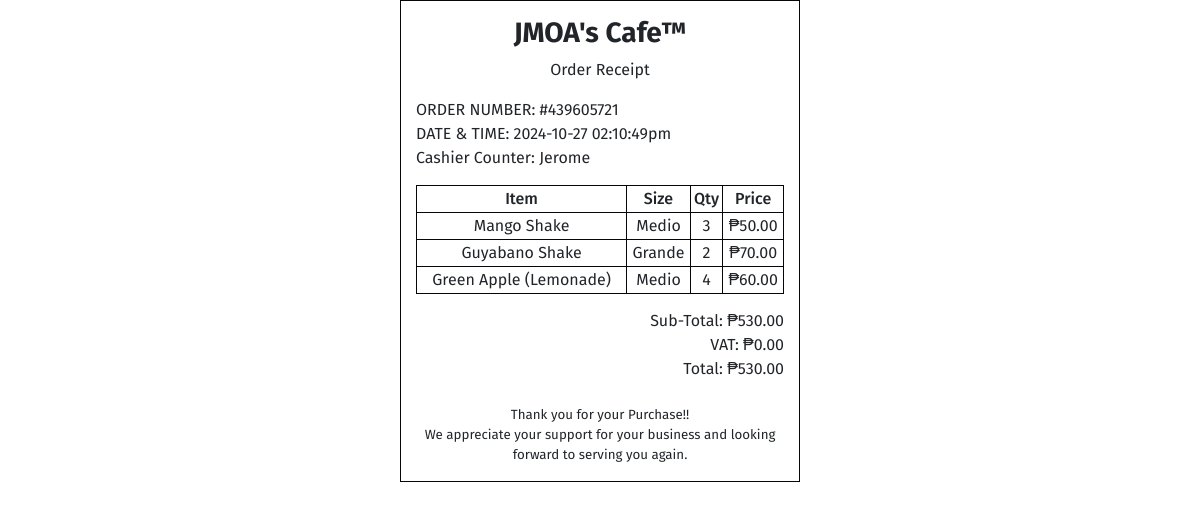
Page /admin/receipt/index.php?id=17&order_number=439605721 (signed in) on the committed database.
### tables this page shows
CREATE TABLE `for_payment` (
  `id` int(11) NOT NULL,
  `order_number` varchar(255) NOT NULL,
  `order_products` varchar(1000) NOT NULL,
  `order_type` varchar(255) NOT NULL,
  `order_date` date NOT NULL,
  `order_time` varchar(255) NOT NULL,
  `order_status` varchar(255) NOT NULL
);

### admin/receipt/index.php (the view, shortened to what this page needs)
<?php
  include('../../utils/connections.php');
?>
<!DOCTYPE html>
<html lang="en">
  <head>
    <link
      href="https://cdn.jsdelivr.net/npm/bootstrap@5.3.3/dist/css/bootstrap.min.css"
      rel="stylesheet"
    >
    <link href="https://cdn.datatables.net/2.0.5/css/dataTables.bootstrap5.css" rel="stylesheet">
    <link rel="stylesheet" href="../../assets/css/global.css" />
    <link rel="stylesheet" href="./css/index.css" />
  </head>
  <body>
    <?php
      $order_number = '';
      $order_date = '';
      $order_time = '';
      $order_prices = 0;
      if (isset($_GET['id'])) {
        $order_id = intval($_GET['id']);
        $fetch_query = "SELECT * FROM `for_payment` WHERE id = ".$order_id." LIMIT 1";
        $result = $conn->query($fetch_query);
        if ($result->num_rows > 0) {
          $row = $result->fetch_assoc();
          $order_number = $row['order_number'];
          $order_date = $row['order_date'];
          $order_time = $row['order_time'];
        }
      }
    ?>
    <div class="container">
      <div id="printable-area" class="div-print-area">
        <h3 class="h2-form-title fira-sans-bold" style="text-align: center;">JMOA's Cafe&trade;</h3>
        <p class="fira-sans-regular" style="text-align: center;">Order Receipt</p>
        <p class="fira-sans-regular" style="margin-bottom: 0px !important;">
          ORDER NUMBER:&nbsp;#<?php echo $order_number; ?>
        </p>
        <p class="fira-sans-regular" style="margin-bottom: 0px !important;">
          DATE & TIME: <?php echo $order_date.' '.$order_time; ?>
        </p>
        <p class="fira-sans-regular" style="margin-bottom: 0px !important;">
          Cashier Counter: <?php echo $_SESSION['first_name']; ?>
        </p>
        <table width="100%" style="margin-top: 15px;">
          <thead>
            <th>Item</th>
            <th>Size</th>
            <th>Qty</th>
            <th>Price</th>
          <thead>
          <tbody>
            <?php
              if (isset($_GET['id'])) {
                $order_id = intval($_GET['id']);
                $fetch_query = "SELECT * FROM `for_payment` WHERE id = ".$order_id." LIMIT 1";
                $result = $conn->query($fetch_query);
                if ($result->num_rows > 0) {
                  $row = $result->fetch_assoc();
                  $order_products = $row['order_products'];
                  $d_order = json_decode($order_products, true);
                  foreach ($d_order as $order) {
                    $item = $order['item'];
                    $price = intval($order['price']);
                    $quantity = intval($order['quantity']);
                    $size = $order['size'];
                    $order_prices += ($price * $quantity);
                    echo '
                      <tr>
                        <td>'.$item.'</td>
                        <td>'.$size.'</td>
                        <td>'.$quantity.'</td>
                        <td>₱'.number_format($price, 2).'</td>
                      </tr>
                    ';
                  }
                }
              }
            ?>
          </tbody>
        </table>
        <div style="margin-top: 15px;"><div>
        <p class="fira-sans-regular" style="margin-bottom: 0px !important; text-align: right;">
          Sub-Total: ₱<?php echo number_format($order_prices, 2); ?>
        </p>
        <p class="fira-sans-regular" style="margin-bottom: 0px !important; text-align: right;">
          VAT: ₱<?php echo number_format(0, 2); ?>
        </p>
        <p class="fira-sans-regular" style="margin-bottom: 0px !important; text-align: right;">
          Total: ₱<?php echo number_format($order_prices, 2); ?>
        </p>
        <div style="margin-top: 25px;"><div>
        <p class="fira-sans-regular size-10" style="margin-bottom: 0px !important; text-align: center;">
          Thank you for your Purchase!!
        </p>
        <p class="fira-sans-regular size-10" style="margin-bottom: 0px !important; text-align: center;">
          We appreciate your support for your business and looking forward to serving you again.
        </p>
      </div>
    </div>
  </body>
</html>

### assets/css/global.css (style rules this page uses)
* { margin: 0; }
:root { --medium-yellow: #ffcd60; --light-yellow: #fee893; --medium-dark: #181f29; --dark: #06050a; --brown: #594837; --white: #ffffff; }
.fira-sans-regular { font-family: "Fira Sans", sans-serif; font-weight: 400; font-style: normal; }
.fira-sans-bold { font-family: "Fira Sans", sans-serif; font-weight: 700; font-style: normal; }
.size-10 { font-size: 10pt !important; }

### admin/receipt/css/index.css (style rules this page uses)
* { margin: 0; }
:root { --medium-yellow: #ffcd60; --light-yellow: #fee893; --medium-dark: #181f29; --dark: #06050a; --brown: #594837; --super-light-white: #f5f4f4; --light-white: #F0F0F0; --medium-white: #bababa; --white: #ffffff; }

### admin/receipt/index.php (style rules this page uses)
th { border: 1px solid #06050a; text-align: center; font-family: "Fira Sans", sans-serif; font-weight: 500; font-style: normal; }
td { border: 1px solid #06050a; text-align: center; font-family: "Fira Sans", sans-serif; font-weight: 400; font-style: normal; }
.div-print-area { display: block; margin: auto; width: 400px; border: 1px solid var(--dark); padding: 15px; }

### rows in the picture
for_payment: order_number "439605721", order_date "2024-10-27", order_time "02:10:49pm"

### other values in the picture
$_SESSION['first_name'] "Jerome"
$item "Mango Shake"
$size "Medio"
$quantity "3"
$price "50.00"
$item "Guyabano Shake"
$size "Grande"
$quantity "2"
$price "70.00"
$item "Green Apple (Lemonade)"
$quantity "4"
$price "60.00"
$order_prices "530.00"
0 "0.00"
